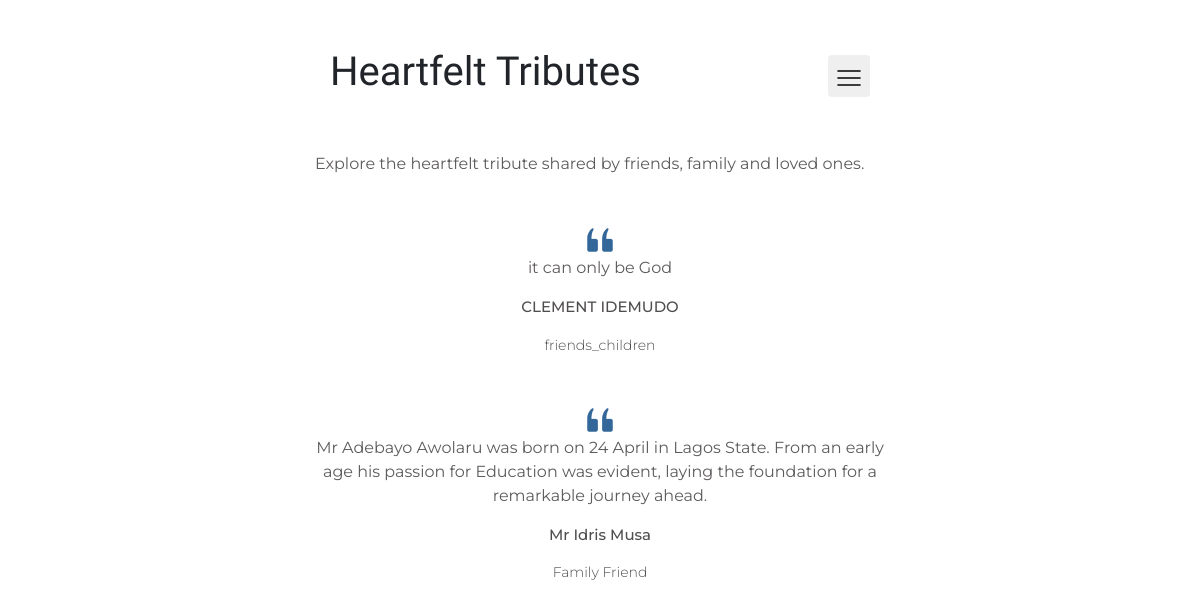
The page /tributes/ on the database as committed earlier.
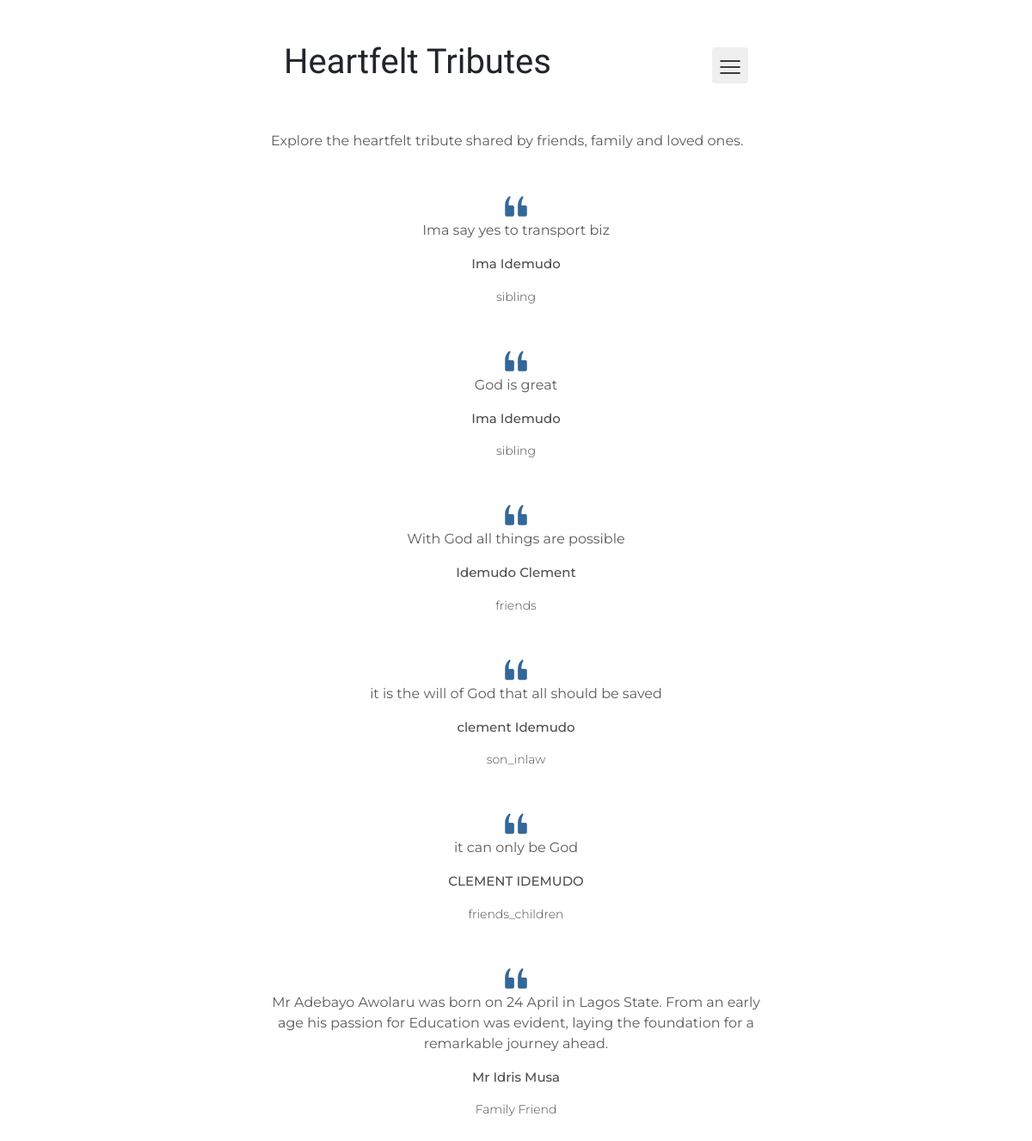
The same page on the database as committed later.
### uploads/models.py (models this page shows, shortened)
class Tribute(models.Model):
    writer = models.CharField(verbose_name='your name', max_length=30)
    relationship = models.CharField( max_length=30,null=True, blank=True, choices=relation)
    tribute = models.TextField()
    date = models.DateTimeField(default=timezone.now)

### uploads/views.py (the view)
# urls.py: path('tributes/', tributes, name='tributes'),
def tributes(request):
    tributes = Tribute.objects.order_by('-id')
    return render(request, 'tributeList.html', {'tributes':tributes})

### templates/tributeList.html (shortened to what this page needs)
{% extends 'base.html' %}
{% load static %}
{% block content %}
  <div class="container wrapper " >
    <div
      class="dropdown d-flex justify-content-between align-items-center py-5 container"
      >
      <h1 class="heading">Heartfelt Tributes</h1>
      <button
        class="btn p-2"
        type="button"
        id="dropdownMenuButton"
        data-toggle="dropdown"
        aria-haspopup="true"
        aria-expanded="false"
      >
        <img src="{% static 'my-assets/images/Vector.png'%}" alt="" />
      </button>
    </div>
    <p class="article-text  " >
      Explore the heartfelt tribute shared by friends, family and loved ones.
    </p>
    {% for tribute in tributes %}
      <img
      src="{% static 'my-assets/images/Quote Left.png' %}"
      alt=""
      class=" mt-5 d-block mx-auto"
      />
      <article class="text-center article-text">
        {{tribute.tribute}}
      </article>
      <p
        class="text-center label-text mt-3 "
      >
        {{tribute.writer}}
      </p>
      <p class="text-center font-body mb-5 " style="color: #504d4d;">{{tribute.relationship}}</p>
    {% endfor %}
      <img
      src="../static/my-assets/images/Quote Left.png"
      alt=""
      class="d-block mx-auto"
      />
      <article class="text-center article-text">
      Mr Adebayo Awolaru was born on 24 April in Lagos State. From an early
      age his passion for Education was evident, laying the foundation for a
      remarkable journey ahead.
      </article>
      <p
      class="text-center label-text mt-3 "
      >
      Mr Idris Musa
      </p>
      <p class="text-center font-body mb-5" style="color: #504d4d">Family Friend</p>
  </div>
{% endblock %}

### templates/base.html (shortened to what this page needs)
{% load static %}
<!DOCTYPE html>
<html lang="en">
  <head>
    <link
      rel="stylesheet"
      href="https://cdn.jsdelivr.net/npm/bootstrap@4.1.3/dist/css/bootstrap.min.css"
    />
    <link rel="stylesheet" href="{% static 'styles/main.css'%}" />
  </head>
  <body>
    {% block content %}
    {% endblock %}
  </body>
</html>

### static/styles/main.css (style rules this page uses)
:root { --sub-heading-text:#1E1E1E; --article-text:#5E5B5B; --loving-memory-text:#7A7171; --font-orbitron:"Orbitron"; --label-color:#504D4D; }
body { background-color:white; }
.heading { font-size: 40px; font-family: var(--font-orbitron); font-weight: 500; }
.article-text { font-family: "Montserrat"; font-weight: 400; font-size: 16px; color: var(--article-text); }
.label-text { font-family: "Montserrat"; font-weight: 500; font-size: 15px; color: var(--label-color); }
.font-body { font-size: 14px; font-weight: 300; font-family:"Montserrat"; }
@media (min-width: 768px) { .wrapper { max-width: 50%; } }

Rows that differ between the two databases and show on the page:
added Tribute: tribute "Ima say yes to transport biz", writer "Ima Idemudo", relationship "sibling"
added Tribute: tribute "God is great", writer "Ima Idemudo", relationship "sibling"
added Tribute: tribute "With God all things are possible", writer "Idemudo Clement", relationship "friends"
added Tribute: tribute "it is the will of God that all should be saved", writer "clement Idemudo", relationship "son_inlaw"
